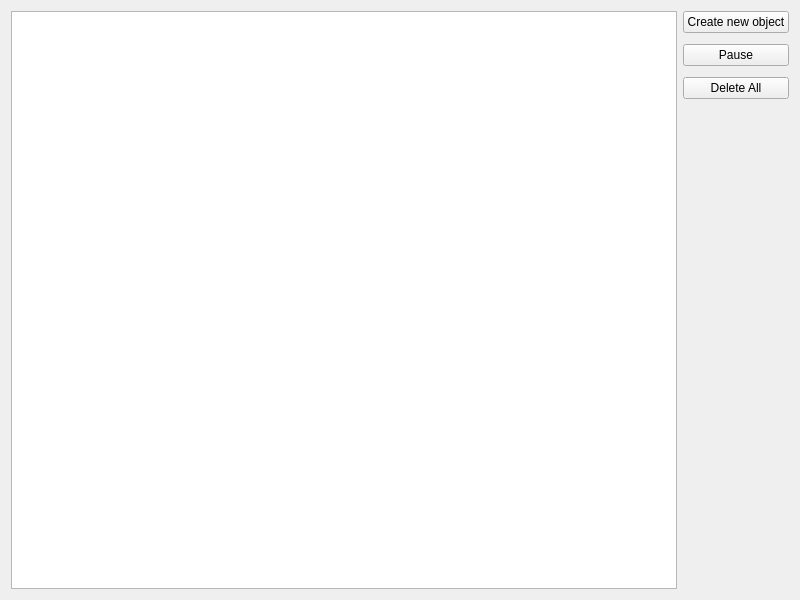
<?xml version="1.0" encoding="UTF-8"?>
<ui version="4.0">
 <class>Widget</class>
 <widget class="QWidget" name="Widget">
  <property name="geometry">
   <rect>
    <x>0</x>
    <y>0</y>
    <width>800</width>
    <height>600</height>
   </rect>
  </property>
  <property name="windowTitle">
   <string>Widget</string>
  </property>
  <layout class="QHBoxLayout" name="horizontalLayout">
   <item>
    <widget class="QGraphicsView" name="graphicsView">
     <property name="sizePolicy">
      <sizepolicy hsizetype="Expanding" vsizetype="Expanding">
       <horstretch>0</horstretch>
       <verstretch>0</verstretch>
      </sizepolicy>
     </property>
    </widget>
   </item>
   <item>
    <layout class="QVBoxLayout" name="verticalLayout">
     <item>
      <widget class="QPushButton" name="CreateObjectButton">
       <property name="text">
        <string>Create new object</string>
       </property>
      </widget>
     </item>
     <item>
      <spacer name="verticalSpacer_2">
       <property name="orientation">
        <enum>Qt::Vertical</enum>
       </property>
       <property name="sizeType">
        <enum>QSizePolicy::Minimum</enum>
       </property>
       <property name="sizeHint" stdset="0">
        <size>
         <width>20</width>
         <height>5</height>
        </size>
       </property>
      </spacer>
     </item>
     <item>
      <widget class="QPushButton" name="PauseButton">
       <property name="text">
        <string>Pause</string>
       </property>
      </widget>
     </item>
     <item>
      <spacer name="verticalSpacer_3">
       <property name="orientation">
        <enum>Qt::Vertical</enum>
       </property>
       <property name="sizeType">
        <enum>QSizePolicy::Minimum</enum>
       </property>
       <property name="sizeHint" stdset="0">
        <size>
         <width>20</width>
         <height>5</height>
        </size>
       </property>
      </spacer>
     </item>
     <item>
      <widget class="QPushButton" name="DeleteButton">
       <property name="text">
        <string>Delete All</string>
       </property>
      </widget>
     </item>
     <item>
      <spacer name="verticalSpacer">
       <property name="orientation">
        <enum>Qt::Vertical</enum>
       </property>
       <property name="sizeHint" stdset="0">
        <size>
         <width>20</width>
         <height>40</height>
        </size>
       </property>
      </spacer>
     </item>
    </layout>
   </item>
  </layout>
 </widget>
 <resources/>
 <connections/>
</ui>
